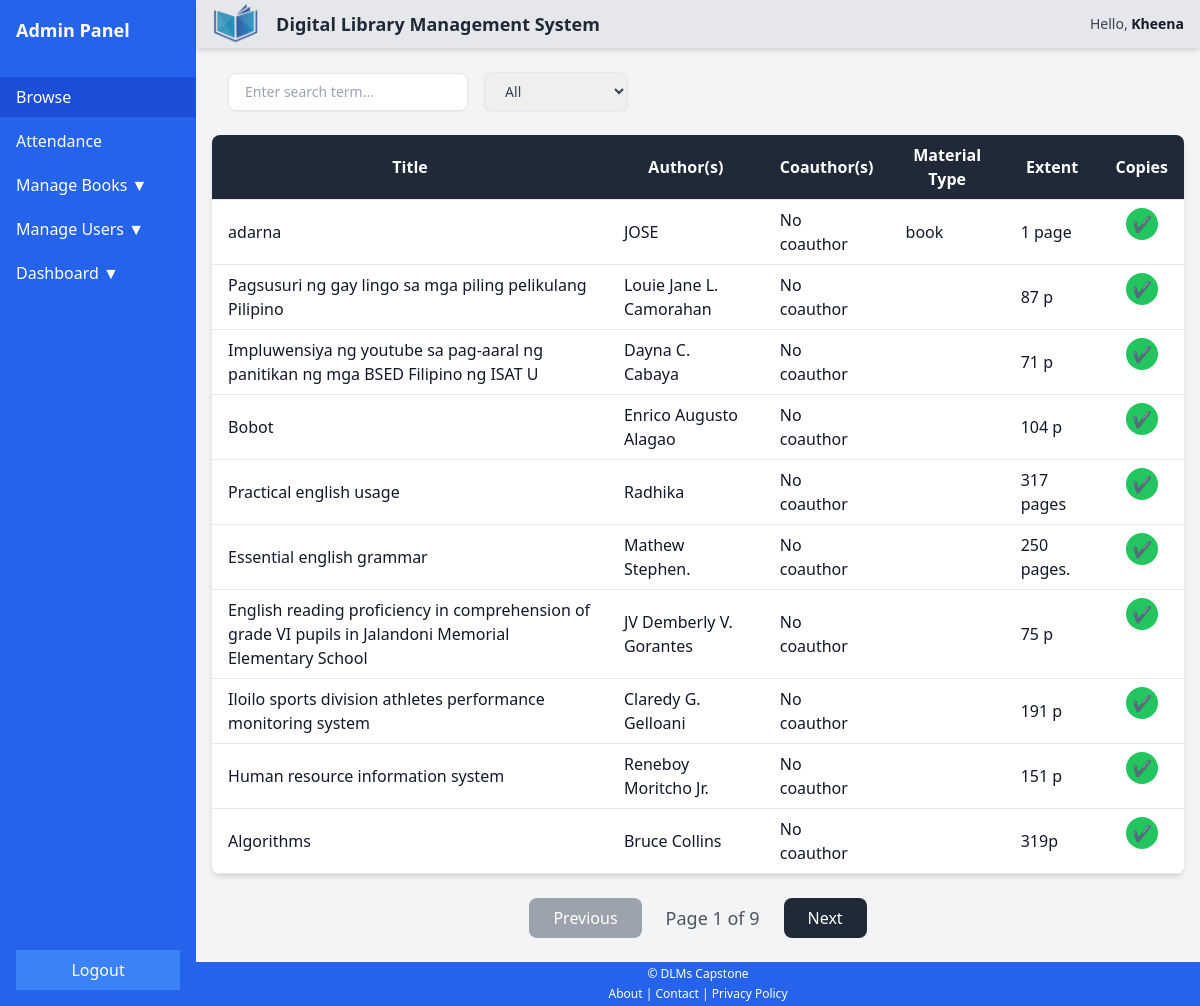
The page /dashboard/admin/index.php (signed in) on the database its author committed.
### tables this page shows
CREATE TABLE `contact` (
  `IDno` varchar(11) NOT NULL,
  `email1` varchar(100) DEFAULT NULL,
  `con1` varchar(20) DEFAULT NULL
);

CREATE TABLE `users_info` (
  `IDno` varchar(11) NOT NULL,
  `Fname` varchar(50) DEFAULT NULL,
  `Sname` varchar(50) DEFAULT NULL,
  `Mname` varchar(50) DEFAULT NULL,
  `Ename` varchar(50) DEFAULT NULL,
  `gender` varchar(10) DEFAULT NULL,
  `photo` varchar(255) DEFAULT NULL
);

CREATE TABLE `book` (
  `book_id` int(11) NOT NULL,
  `B_title` varchar(255) NOT NULL,
  `subtitle` varchar(255) DEFAULT NULL,
  `author` varchar(255) DEFAULT NULL,
  `edition` varchar(255) DEFAULT NULL,
  `LCCN` varchar(255) DEFAULT NULL,
  `ISBN` varchar(255) DEFAULT NULL,
  `ISSN` varchar(255) DEFAULT NULL,
  `MT` varchar(255) DEFAULT NULL,
  `ST` varchar(255) DEFAULT NULL,
  `place` varchar(255) DEFAULT NULL,
  `publisher` varchar(255) DEFAULT NULL,
  `Pdate` date DEFAULT NULL,
  `copyright` varchar(255) DEFAULT NULL,
  `extent` varchar(255) DEFAULT NULL,
  `Odetail` text DEFAULT NULL,
  `size` varchar(255) DEFAULT NULL,
  `url` varchar(255) DEFAULT NULL,
  `Description` text DEFAULT NULL,
  `UTitle` varchar(255) DEFAULT NULL,
  `VForm` varchar(255) DEFAULT NULL,
  `SUTitle` varchar(255) DEFAULT NULL,
  `volume` int(11) DEFAULT NULL,
  `note` varchar(50) DEFAULT NULL,
  `photo` varchar(255) DEFAULT NULL
);

### dashboard/config.php (called while the page is built, shortened)
<?php
$db_host = 'localhost';
$db_username = 'root';
$db_password = '';
$db_name = 'dlms';
$conn = mysqli_connect($db_host, $db_username, $db_password, $db_name);
$idno = isset($_SESSION['admin']) ? $_SESSION['admin']['IDno'] :
       (isset($_SESSION['student']) ? $_SESSION['student']['IDno'] : $_SESSION['librarian']['IDno']);
$combinedQuery = "
    SELECT
        contact.email1, contact.con1,
        address.municipality, address.barangay, address.province, address.DOB,
        users_info.Fname, users_info.Sname, users_info.IDno, users_info.Mname, users_info.Ename, users_info.gender, users_info.photo,
        user_details.college, user_details.course, user_details.yrLVL, user_details.A_LVL, user_details.status
    FROM contact
    JOIN address ON contact.IDno = address.IDno
    JOIN users_info ON contact.IDno = users_info.IDno
    JOIN user_details ON contact.IDno = user_details.IDno
    WHERE contact.IDno = ?
";
$stmt = $conn->prepare($combinedQuery);
$stmt->bind_param("s", $idno);
$stmt->execute();
$result = $stmt->get_result();
$userData = $result->fetch_assoc();
?>

### dashboard/admin/include/BrowseBook.php (the view, shortened to what this page needs)
<?php
if ($conn->connect_error) {
    $message = "Connection failed: " . $conn->connect_error;
    $message_type = "danger";
} else {
    $sql ="SELECT
    book.book_id,
    book.B_title,
    book.subtitle,
    book.author,
    book.LCCN,
    book.ISBN,
    book.ISSN,
    book.copyright,
    book.MT,
    book.extent,
    coauthor.Co_Name,
    COUNT(CASE WHEN book_copies.status = 'Available' THEN 1 END) AS available_count,
    COUNT(CASE WHEN book_copies.status = 'Borrowed' THEN 1 END) AS borrowed_count,
    COUNT(book_copies.ID) AS total_count
FROM
    book
LEFT JOIN
    coauthor ON book.book_id = coauthor.book_id
LEFT JOIN
    book_copies ON book.B_title = book_copies.B_title
GROUP BY
    book.book_id,
    book.B_title,
    book.subtitle,
    book.author,
    book.LCCN,
    coauthor.Co_Name,
    book.ISBN,
    book.ISSN,
    book.copyright,
    book.MT,
    book.extent";
$result = $conn->query($sql);
}
?>
<body class="bg-gray-100 text-gray-900">
<div class="container mx-auto px-4 py-6">
    <div class="mb-6 px-4 flex justify-between items-center">
    <div class="flex flex-row gap-4 items-center">
        <input type="text" id="searchInput"
            class="form-input block w-40 sm:w-60 px-4 py-2 border rounded-lg shadow-sm focus:outline-none focus:ring-2 focus:ring-blue-600 focus:border-transparent text-gray-700 text-sm"
            placeholder="Enter search term...">
        <select id="searchType"
            class="form-select block px-4 py-2 border rounded-lg shadow-sm focus:outline-none focus:ring-2 focus:ring-blue-600 focus:border-transparent text-gray-700 text-sm">
            <option value="all">All</option>
        </select>
    </div>
</div>
    <div class="overflow-x-auto bg-white rounded-lg shadow-md">
        <table class="min-w-full table-auto" id="attendanceTable">
           <thead class="bg-gray-800 text-white">
    <tr>
        <th class="px-4 py-2">Title</th>
        <th class="px-4 py-2">Author(s)</th>
        <th class="px-4 py-2">Coauthor(s)</th>
        <th class="px-4 py-2">Material Type</th>
        <th class="px-4 py-2">Extent</th>
        <th class="px-4 py-2">Copies</th>
    </tr>
</thead>
<tbody id="bookTableBody">
    <?php if ($result && $result->num_rows > 0): ?>
        <?php while ($row = $result->fetch_assoc()): ?>
            <tr class="border-y border-solid cursor-pointer hover:bg-gray-200"
                    data-title="<?php echo htmlspecialchars($row['B_title']); ?>"
                    data-author="<?php echo htmlspecialchars($row['author']); ?>"
                    data-coauthor="<?php echo htmlspecialchars($row['Co_Name']); ?>"
                    data-lccn="<?php echo htmlspecialchars($row['LCCN']); ?>"
                    data-isbn="<?php echo htmlspecialchars($row['ISBN']); ?>"
                    data-issn="<?php echo htmlspecialchars($row['ISSN']); ?>"
                    data-material-type="<?php echo htmlspecialchars($row['MT']); ?>"
                    data-extent="<?php echo htmlspecialchars($row['extent']); ?>"
                    data-available-count="<?php echo $row['available_count']; ?>"
                    data-total-count="<?php echo $row['total_count']; ?>"
                    data-copyright="<?php echo htmlspecialchars($row['copyright']); ?>"
                    onclick="window.location.href='Viewbook.php?title=<?php echo urlencode($row['B_title']); ?>';"
                    onmouseenter="showPopup(event, this)" onmouseleave="hidePopup()">
                <td class="px-4 py-2 title"><?php echo htmlspecialchars($row['B_title']); ?></td>
                <td class="px-4 py-2 author">
                    <?php
                        echo htmlspecialchars($row['author']);
                    ?>
                </td>
                <td class="px-4 py-2 coauthor">
                    <?php
                        if (!empty($row['Co_Name'])) {
                            $coauthor = explode(',', $row['Co_Name']);
                            echo implode(', ', array_map('trim', $coauthor));
                        } else {
                            echo "No coauthor";
                        }
                    ?>
                </td>
                <td class="px-4 py-2 MT"><?php echo htmlspecialchars($row['MT']); ?></td>
                <td class="px-4 py-2 extent"><?php echo htmlspecialchars($row['extent']); ?></td>
                <td class="px-4 py-2 flex justify-center gap-2">
                    <?php if ($row['available_count'] > 0): ?>
                        <div class="w-8 h-8 rounded-full bg-green-500 text-white flex items-center justify-center">
                            ✔
                        </div>
                    <?php else: ?>
                        <div class="w-8 h-8 rounded-full bg-red-500 text-white flex items-center justify-center">
                            ✖
                        </div>
                    <?php endif; ?>
                </td>
            </tr>
        <?php endwhile; ?>
    <?php else: ?>
        <tr>
            <td colspan="9" class="text-center py-4">No books found.</td>
        </tr>
    <?php endif; ?>
</tbody>
        </table>
    </div>
        <div class="pagination-controls flex justify-center items-center space-x-4 mt-6 flex-col md:flex-row md:space-x-6">
    <button id="prevBtn" onclick="prevPage()" class="btn-pagination px-6 py-2 bg-gray-800 text-white rounded-lg cursor-pointer disabled:bg-gray-400 disabled:cursor-not-allowed transition duration-300 hover:bg-gray-600" disabled>Previous</button>
    <span id="pageInfo" class="text-lg text-gray-600 font-medium">Page 1 of X</span>
    <button id="nextBtn" onclick="nextPage()" class="btn-pagination px-6 py-2 bg-gray-800 text-white rounded-lg cursor-pointer transition duration-300 hover:bg-gray-600">Next</button>
</div>
</body>

### dashboard/admin/include/header.php
<div class="flex sticky top-0 shadow-md z-10 items-center justify-between bg-gray-200 w-full h-[3rem] shadow-md">
    <div class="flex items-center">
        <a href="#">
            <img src="../../Registration/pic/logo wu.png" alt="Logo" class="w-12 m-4">
        </a>
        <strong class="text-lg font-semibold text-gray-800">
            Digital Library Management System
        </strong>
    </div>
    <div class="flex items-center space-x-4 m-4">
        <?php if ($userData): ?>
            <span class="text-sm text-gray-700 font-medium">Hello,
                <strong class="text-gray-900"><?php echo htmlspecialchars($userData['Fname']); ?></strong>
            </span>
        <?php else: ?>
            <span class="text-sm text-gray-700 font-medium">Hello, <strong class="text-gray-900">Guest</strong></span>
        <?php endif; ?>
    </div>
</div>

### rows shown on the page
contact: IDno.Fname "Kheena"
book: B_title "adarna", author "JOSE", MT "book", extent "1 page"
book: B_title "Pagsusuri ng gay lingo sa mga piling pelikulang Pilipino", author "Louie Jane L. Camorahan", extent "87 p"
book: B_title "Impluwensiya ng youtube sa pag-aaral ng panitikan ng mga BSED Filipino ng ISAT U", author "Dayna C. Cabaya", extent "71 p"
book: B_title "Bobot", author "Enrico Augusto Alagao", extent "104 p"
book: B_title "Practical english usage", author "Radhika", extent "317 pages"
book: B_title "Essential english grammar", author "Mathew Stephen.", extent "250 pages."
book: B_title "English reading proficiency in comprehension of grade VI pupils in Jalandoni Memorial Elementary School", author "JV Demberly V. Gorantes", extent "75 p"
book: B_title "Iloilo sports division athletes performance monitoring system", author "Claredy G. Gelloani", extent "191 p"
book: B_title "Human resource information system", author "Reneboy Moritcho Jr.", extent "151 p"
book: B_title "Algorithms", author "Bruce Collins", extent "319p"
